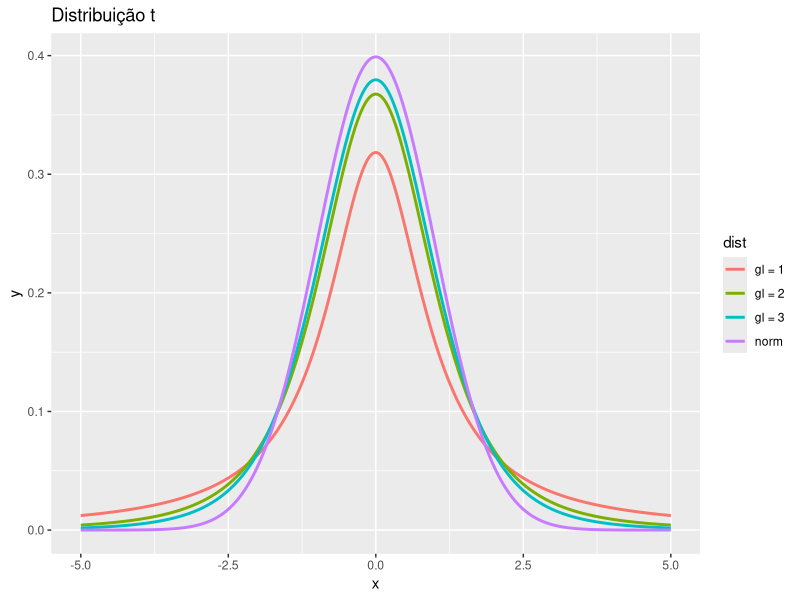
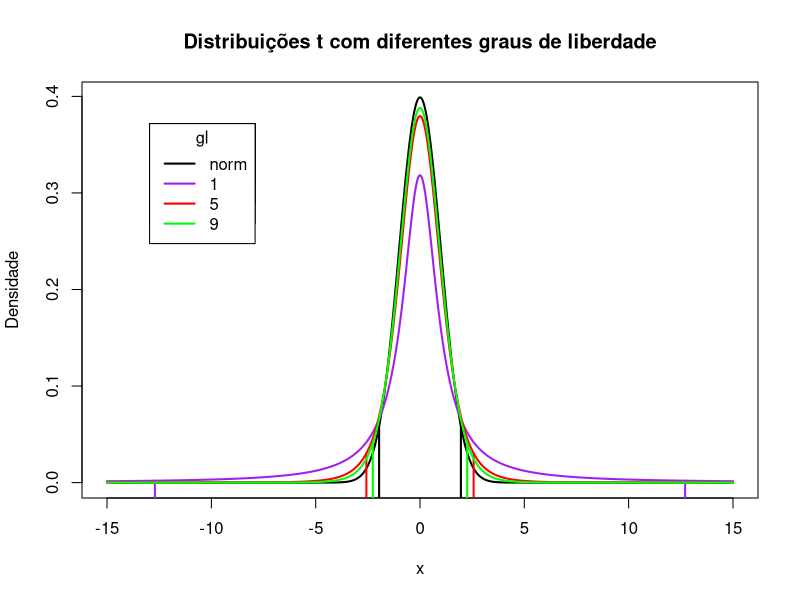
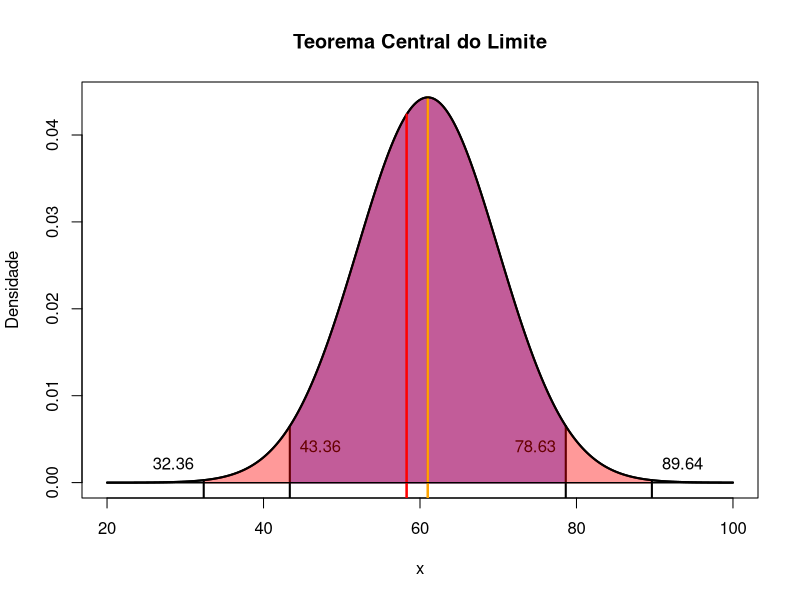
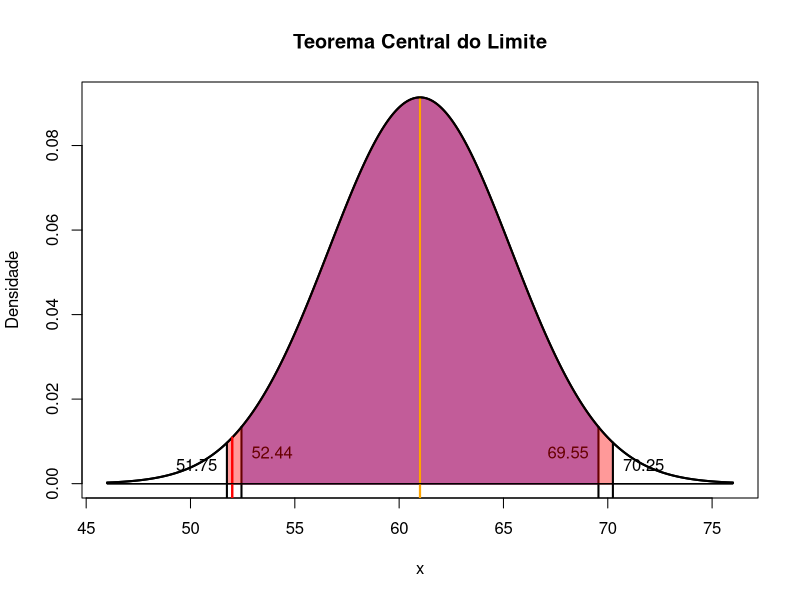
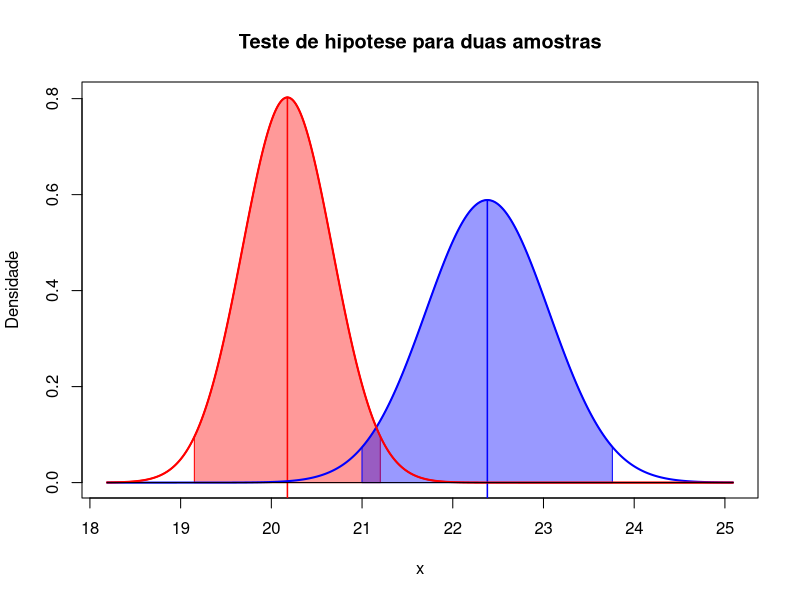
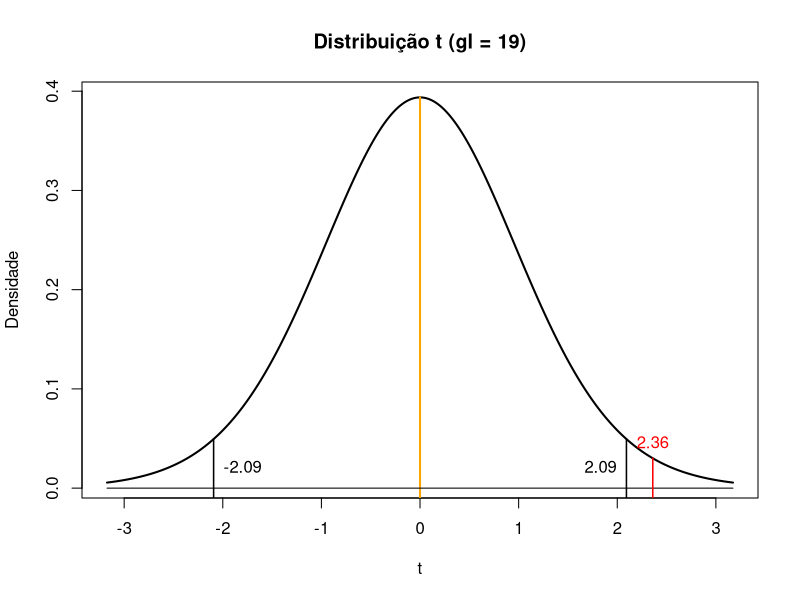
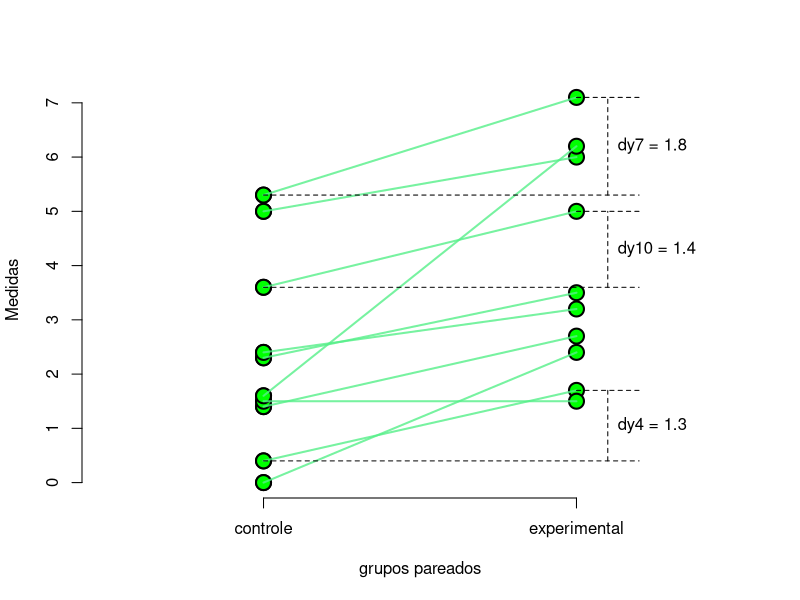
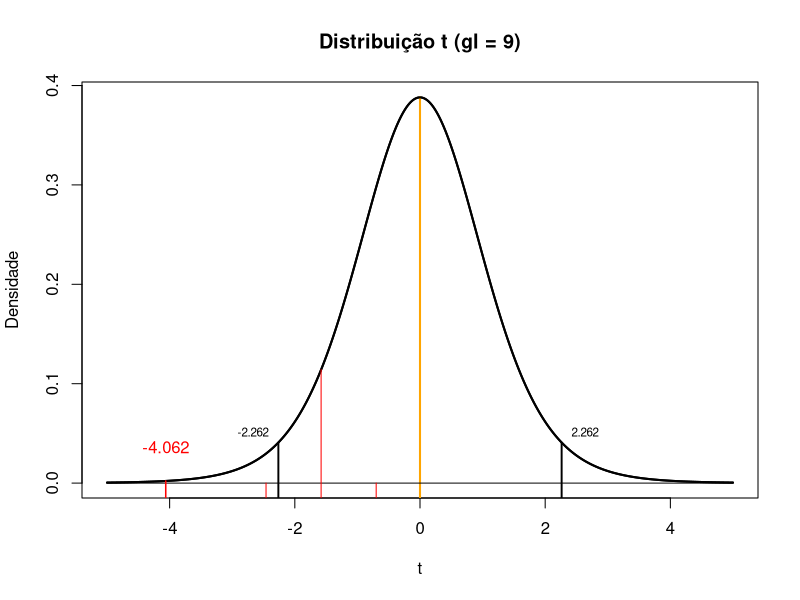

Generate these figures, in order, with R:
## ---- chunk 1
knitr::opts_chunk$set(echo = TRUE)
## ---- chunk 2
library(ggplot2)

k <- 1000
xvals <- seq(-5, 5, length = k)

d <- data.frame(y = c(dt(xvals, 1), dt(xvals, 3), dt(xvals, 5), dnorm(xvals)),
                x = xvals,
                dist = factor(rep(c("gl = 1", "gl = 2", "gl = 3", "norm"), c(k,k,k,k))))
g <- ggplot(d, aes(x = x, y = y)) 
g <- g + geom_line(size = 1, aes(colour = dist)) + xlab("x") + ggtitle("Distribuição t")
g

## ---- chunk 3
x <- seq(-15, 15, .01)

df <- c(1, 5, 9)
colors <- c("black", "purple", "red", "green")
labels <- c("norm", df[1], df[2], df[3])

# curva normal padrao
plot(x, dnorm(x), xlab="x", type="l", lwd = 2,
     ylab="Densidade", main="Distribuições t com diferentes graus de liberdade")
xt <- 1.96; yt <- dnorm(xt)
lines(c(xt,xt), c(-1,yt), lwd=2)
lines(c(-xt,-xt), c(-1,yt), lwd=2)
legend("topleft", inset=.1, title="gl",
       labels[1], lwd=2, lty=1, col=colors[1])

# curvas t

for(i in 1:3){
  legend("topleft", inset=.1, title="gl", labels[1:(i+1)], lwd=2, lty=1, col=colors[1:(i+1)])
  lines(x, dt(x,df[i]), lwd=2, col=colors[i+1])
  xt <- qt(.975,df[i]); yt  <- dt(xt, df[i])
  lines(c(xt,xt), c(-1,yt), lwd=2, col=colors[i+1])
  lines(c(-xt,-xt), c(-1,yt), lwd=2, col=colors[i+1])
}

## ---- chunk 4
rm(list = ls(all = TRUE))

cores=c("red", "blue")

n <- 4

media1 <- 58.29

media2 <- 61
ep2 <- 18/sqrt(n)

nc <- 0.95 # nivel de confianca
alpha <- 1 - nc # nivel de significancia

cn2 <- function(x) {dnorm(x,media2,ep2)} # curva normal

lim <- c(20,100)
x <- seq(lim[1], lim[2], by = 0.01)

# curva normal
plot(x, cn2(x), ylab="Densidade", xlab="x",
     main="Teorema Central do Limite", type="n", lwd=2)
lines(c(media2, media2), c(-1, cn2(media2)), lwd=2, col="orange") # media2
lines(lim,c(0,0))

# intervalo de confianca 95% da curva normal
ic <- seq(media2+qnorm(alpha/2)*ep2, media2+qnorm(nc+alpha/2)*ep2, by = 0.01)
polygon(c(min(ic), ic, max(ic)), c(0, cn2(ic),0), col=scales::alpha(col=cores[2],.4), border=cores[2])

# limites do intervalo de confianca
ll <- min(ic)
ul <- max(ic)

# reforca as linhas
lines(c(media2, media2), c(-1,max(cn2(x))), col="orange", lwd=2) # media2
lines(c(ll, ll), c(-1, cn2(ll)), lwd=2) # ll
lines(c(ul, ul), c(-1, cn2(ul)), lwd=2) # ll
lines(x,cn2(x),lwd=2, type="l")
lines(lim,c(0,0))

lines(c(media1, media1), c(-1, cn2(media1)), lwd=2, col="red") # media1
lines(lim,c(0,0))
text(ll,0.004,round(ll,2),pos=4)
text(ul,0.004,round(ul,2),pos=2)

# intervalo de confianca 95% - student
ic <- seq(media2+qt(alpha/2,n-1)*ep2, media2+qt(nc+alpha/2,n-1)*ep2, by = 0.01)
polygon(c(min(ic), ic, max(ic)), c(0, cn2(ic),0), col=scales::alpha(col=cores[1],.4), border=cores[1])

# limites do intervalo de confianca
ll <- min(ic)
ul <- max(ic)

# reforca as linhas
lines(c(media2, media2), c(-1,max(cn2(x))), col="orange", lwd=2) # media2
lines(c(ll, ll), c(-1, cn2(ll)), lwd=2) # ll
lines(c(ul, ul), c(-1, cn2(ul)), lwd=2) # ll
lines(x,cn2(x),lwd=2, type="l")
lines(lim,c(0,0))

lines(c(media1, media1), c(-1, cn2(media1)), lwd=2, col="red") # media1
lines(lim,c(0,0))
text(ll,0.002,round(ll,2),pos=2)
text(ul,0.002,round(ul,2),pos=4)

## ---- chunk 5
rm(list = ls(all = TRUE))

cores=c("red", "blue")

# a1 <- c(81.16598, 37.90000, 66.07775, 58.78311)
n <- 17

media1 <- 52

media2 <- 61
ep2 <- 18/sqrt(n)

nc <- 0.95 # nivel de confianca
alpha <- 1 - nc # nivel de significancia

cn2 <- function(x) {dnorm(x,media2,ep2)} # curva normal

lim <- c(46,76)
x <- seq(lim[1], lim[2], by = 0.01)

# curva normal
plot(x, cn2(x), ylab="Densidade", xlab="x",
     main="Teorema Central do Limite", type="n", lwd=2)
lines(c(media2, media2), c(-1, cn2(media2)), lwd=2, col="orange") # media2
lines(lim,c(0,0))

# intervalo de confianca 95% - curva normal
ic <- seq(media2+qnorm(alpha/2)*ep2, media2+qnorm(nc+alpha/2)*ep2, by = 0.01)
polygon(c(min(ic), ic, max(ic)), c(0, cn2(ic),0), col=scales::alpha(col=cores[2],.4), border=cores[2])

# limites do intervalo de confianca
ll <- min(ic)
ul <- max(ic)

# reforca as linhas
lines(c(media2, media2), c(-1,max(cn2(x))), col="orange", lwd=2) # media2
lines(c(ll, ll), c(-1, cn2(ll)), lwd=2) # ll
lines(c(ul, ul), c(-1, cn2(ul)), lwd=2) # ll
lines(x,cn2(x),lwd=2, type="l")
lines(lim,c(0,0))

lines(c(media1, media1), c(-1, cn2(media1)), lwd=2, col="red") # media1
lines(lim,c(0,0))
text(ll,0.007,round(ll,2),pos=4)
text(ul,0.007,round(ul,2),pos=2)

# intervalo de confianca 95% - student
ic <- seq(media2+qt(alpha/2,n-1)*ep2, media2+qt(nc+alpha/2,n-1)*ep2, by = 0.01)
polygon(c(min(ic), ic, max(ic)), c(0, cn2(ic),0), col=scales::alpha(col=cores[1],.4), border=cores[1])

# limites do intervalo de confianca
ll <- min(ic)
ul <- max(ic)

# reforca as linhas
lines(c(media2, media2), c(-1,max(cn2(x))), col="orange", lwd=2) # media2
lines(c(ll, ll), c(-1, cn2(ll)), lwd=2) # ll
lines(c(ul, ul), c(-1, cn2(ul)), lwd=2) # ll
lines(x,cn2(x),lwd=2, type="l")
lines(lim,c(0,0))

lines(c(media1, media1), c(-1, cn2(media1)), lwd=2, col="red") # media1
lines(lim,c(0,0))
text(ll,0.004,round(ll,2),pos=2)
text(ul,0.004,round(ul,2),pos=4)

## ---- chunk 6
rm(list = ls(all = TRUE))
cores=c("red", "blue")

# amostras
set.seed(76453)
a1 <- rnorm(25,21,2.7)
a2 <- rnorm(32,24,5)

nc <- 0.95
n1 <- length(a1); n2 <- length(a2)
media1 <- mean(a1); media2 <- mean(a2)
dp1 <- sd(a1); dp2 <-  sd(a2)
ep1 <- dp1/sqrt(n1); ep2 <- dp2/sqrt(n2)

# eixo x das curvas
lim <- c(
  min(c(media1+c(-4,4)*ep1, media2+c(-4,4)*ep2)), 
  max(c(media1+c(-4,4)*ep1, media2+c(-4,4)*ep2))
)

x <- seq(lim[1], lim[2], by = 0.01)

# curva normal
cn1 <- function(x) {dnorm(x,media1,ep1)} # curva normal 1
cn2 <- function(x) {dnorm(x,media2,ep2)} # curva normal 2
  
# traca a curva 1
plot(x,cn1(x),ylab="Densidade",xlab="x",
         main="Teste de hipotese para duas amostras",type="l",lwd=1.5, col=cores[1])

# intervalos de confianca
xI11 <- media1 - qt(nc+(1-nc)/2,n1-1)*ep1
xI12 <- media1 + qt(nc+(1-nc)/2,n1-1)*ep1
xI21 <- media2 - qt(nc+(1-nc)/2,n2-1)*ep2
xI22 <- media2 + qt(nc+(1-nc)/2,n2-1)*ep2

ic <- seq(xI11, xI12, by = 0.01)
polygon(c(min(ic), ic, max(ic)), c(0, cn1(ic),0), col=scales::alpha(col=cores[1],.4), border = cores[1])

ic <- seq(xI21, xI22, by = 0.01)
polygon(c(min(ic), ic, max(ic)), c(0, cn2(ic),0), col=scales::alpha(col=cores[2],.4), border = cores[2])

# linhas das medias
lines(c(media1,media1),c(-1,cn1(media1)),lwd=1.5, col = cores[1])
lines(c(media2,media2),c(-1,cn2(media2)),lwd=1.5, col = cores[2])

# linha das curvas
if(!is.null(dp2)) lines(x,cn2(x),lwd=2, col = cores[2])
if(!is.null(dp1)) lines(x,cn1(x),lwd=2, col = cores[1])

# linha horizontal em zero
lines(lim,c(0,0))

sprintf("ic11: m1 - %4.3f * %4.3f = %4.3f  ic12: m1 + %4.3f * %4.3f = %4.3f", 
          qt(nc+(1-nc)/2,n1-1), ep1, xI11,
          qt(nc+(1-nc)/2,n1-1), ep1, xI12)

sprintf("ic21: m2 - %4.3f * %4.3f = %4.3f  ic22: m2 + %4.3f * %4.3f = %4.3f", 
          qt(nc+(1-nc)/2,n2-1), ep2, xI21,
          qt(nc+(1-nc)/2,n2-1), ep2, xI22)

## ---- chunk 7
rm(list = ls(all = TRUE))

cores=c("red", "blue")

n <- 20

nc <- 0.95 # nivel de confianca
alpha <- 1 - nc # nivel de significancia

ct1 <- function(t, gl) {dt(t, gl)} # curva de student

lim <- c(qt(.0025, n-1), qt(.9975, n-1))
t <- seq(lim[1], lim[2], by = 0.001)

# curva t
plot(t, ct1(t, n-1), ylab="Densidade", xlab="t",
     main=paste0("Distribuição t (gl = ", n-1, ")"), type="l", lwd=2)
lines(c(0,0), c(-1, ct1(0, n-1)), lwd=2, col="orange") 
lines(lim,c(0,0))

# limites do intervalo de confianca
ll <- qt(alpha/2,n-1)
ul <- qt(nc+alpha/2,n-1)

# linhas do intervalo de confianca
lines(c(ll, ll), c(-1, ct1(ll, n-1)), lwd=1.5) # ll
lines(c(ul, ul), c(-1, ct1(ul, n-1)), lwd=1.5) # ul

# intervalo de confianca 95% - student
ic <- seq(ll, ul, by = 0.01)

# medias
sq <- 51.5
media <- 61
dp <- 18

tgl <- (media - sq)/(dp/sqrt(n))
# linha tgl
lines(c(tgl,tgl), c(-1,ct1(tgl, n-1)), col="red", lwd=1.5)

text(tgl, c(-1,ct1(tgl, n-1)), round(tgl,2), col="red", pos=3)
text(ll, 0.02, round(ll,2), pos = 4)
text(ul, 0.02, round(ul,2), pos = 2)

## ---- chunk 8
rm(list = ls(all = TRUE))

# Grafico 1
data(sleep)
g <- sleep$extra + abs(min(sleep$extra))
g1 <- g[1 : 10]; g2 <- g[11 : 20]; n <- 10
plot(c(0.5, 2.5), range(g1, g2), type = "n", frame = FALSE, xlab = "grupos pareados", ylab = "Medidas", axes = FALSE)
axis(2)
axis(1, at = 1 : 2, labels = c("controle", "experimental"))
for (i in 1 : n) points(1, g1[i], lwd = 2, col = "black", bg = "green", pch = 21, cex = 2)
for (i in 1 : n) points(c(1, 2), c(g1[i], g2[i]), lwd = 2, col = "black", bg = "green", pch = 21, cex = 2)
for (i in 1 : n) lines(c(1, 2), c(g1[i], g2[i]), lwd = 2, col=scales::alpha(col="#55EE88",.8))

for(i in c(7, 10, 4)){
  lines(c(1,2.2), c(g1[i],g1[i]), lty=2)
  lines(c(2,2.2), c(g2[i],g2[i]), lty=2)
  lines(c(2.1,2.1), c(g1[i],g2[i]), lty=2)
  text(2.1, mean(c(g1[i],g2[i])), paste0("dy",i," = ",g2[i]-g1[i]), pos=4)
}


# Grafico 2
cores=c("red", "blue")

n <- 10
nc <- 0.95 # nivel de confianca
alpha <- 1 - nc # nivel de significancia

ct1 <- function(t, gl) {dt(t, gl)} # curva de student

#lim <- c(qt(.0025, n-1), qt(.9975, n-1))
lim <- c(-5,5)
t <- seq(lim[1], lim[2], by = 0.001)

# curva t
plot(t, ct1(t, n-1), ylab="Densidade", xlab="t",
     main=paste0("Distribuição t (gl = ", n-1, ")"), type="l", lwd=2)
lines(c(0,0), c(-1, ct1(0, n-1)), lwd=2, col="orange") 
lines(lim,c(0,0))

# limites do intervalo de confianca
ll <- qt(alpha/2,n-1)
ul <- qt(nc+alpha/2,n-1)

# linhas do intervalo de confianca
lines(c(ll, ll), c(-1, ct1(ll, n-1)), lwd=1.5) # ll
lines(c(ul, ul), c(-1, ct1(ul, n-1)), lwd=1.5) # ul
text(ll,0.05,round(ll,3), pos = 2, cex = 0.7)
text(ul,0.05,round(ul,3), pos = 4, cex = 0.7)

# intervalo de confianca 95% - student
ic <- seq(ll, ul, by = 0.01)

# linhas do intervalo de confianca e principal
lines(c(ll, ll), c(-1, ct1(ll, n-1)), lwd=1.5) # ll
lines(c(ul, ul), c(-1, ct1(ul, n-1)), lwd=1.5) # ul
lines(t,ct1(t, n-1),lwd=2, type="l")

# medias
dif <- g1-g2
dif_media <- mean(dif)
dp <- sd(dif)

tgl <- (dif_media)/(dp/sqrt(n))

# intervalo confianca
ll <- dif_media + qt(alpha/2,n-1)*dp/sqrt(length(g1))
ul <- dif_media + qt(nc+alpha/2,n-1)*dp/sqrt(length(g1))
lines(c(dif_media, dif_media), c(-1, ct1(dif_media, n-1)), col="red")
lines(c(ll, ll), c(-1, 0), col="red")
lines(c(ul, ul), c(-1, 0), col="red")

# linha tgl
lines(c(tgl,tgl), c(-1,ct1(tgl, n-1)), col="red", lwd=1.5)
text(tgl,0.02,round(tgl,3), pos = 3, col="red")
## ---- chunk 9
rm(list = ls(all = TRUE))

cores=c("red", "blue")

n1 <- 25
n2 <- 30
n <- n1 + n2
gl <- n - 2 

nc <- 0.95 # nivel de confianca
alpha <- 1 - nc # nivel de significancia

ct1 <- function(t, gl) {dt(t, gl)} # curva de student

lim <- c(qt(.0025, gl), qt(.9975, gl))
t <- seq(lim[1], lim[2], by = 0.001)

# curva t
plot(t, ct1(t, gl), ylab="Densidade", xlab="t",
     main=paste0("Distribuição t (gl = n1 + n2 - 2 = ", gl, ")"), type="l", lwd=2)
lines(c(0,0), c(-1, ct1(0, gl)), lwd=2, col="orange") 
lines(lim,c(0,0))

# limites do intervalo de confianca
ll <- qt(alpha/2,gl)
ul <- qt(nc+alpha/2,gl)

# linhas do intervalo de confianca
lines(c(ll, ll), c(-1, ct1(ll, gl)), lwd=1.5) # ll
lines(c(ul, ul), c(-1, ct1(ul, gl)), lwd=1.5) # ul
text(ll,0.02,round(ll,3), pos = 4)
text(ul,0.02,round(ul,3), pos = 2)

# intervalo de confianca 95% - student
ic <- seq(ll, ul, by = 0.01)

# medias
media1 <- 22
s1 <- 1.4
media2 <- 21
s2 <- 1.5

sp2 <- ((n1-1)*s1^2 + (n2-1)*s2^2) / (n1+n2-2)

EP <- sqrt(sp2) * sqrt((1/n1) + (1/n2))

tgl <- (media1 - media2) / EP

# linha tgl
lines(c(tgl,tgl), c(-1,ct1(tgl, gl)), col="red", lwd=1.5)
text(tgl,0.02,round(tgl,3), pos = 3, col="red")

sprintf("Variância ponderada: sp2 = ((n1-1)*s1^2 + (n2-1)*s2^2) / (n1+n2-2) = %4.3f", sp2)
sprintf("Erro Padrão: EP = sqrt(sp2) * sqrt((1/n1) + (1/n2)) = %4.3f", EP)
sprintf("Estatística t: t = (media1 - media2) / EP = %4.3f", tgl)

## ---- chunk 10
rm(list = ls(all = TRUE))

cores=c("red", "blue")

# medias
media1 <- 22
s1 <- 1.3
n1 <- 23
media2 <- 21.5
s2 <- 2.7
n2 <- 32

# graus de liberdade
gl <- (s1^2/n1 + s2^2/n2)^2 / ((s1^2/n1)^2/(n1-1) + (s2^2/n2)^2/(n2-1)) 

nc <- 0.95 # nivel de confianca
alpha <- 1 - nc # nivel de significancia

ct1 <- function(t, gl) {dt(t, gl)} # curva de student

lim <- c(qt(.0025, gl), qt(.9975, gl))
t <- seq(lim[1], lim[2], by = 0.001)

# curva t
plot(t, ct1(t, gl), ylab="Densidade", xlab="t",
     main=paste0("Distribuição t (gl = ", round(gl,3), ")"), type="l", lwd=2)
lines(c(0,0), c(-1, ct1(0, gl)), lwd=2, col="orange") 
lines(lim,c(0,0))

# limites do intervalo de confianca
ll <- qt(alpha/2,gl)
ul <- qt(nc+alpha/2,gl)

# linhas do intervalo de confianca
lines(c(ll, ll), c(-1, ct1(ll, gl)), lwd=1.5) # ll
lines(c(ul, ul), c(-1, ct1(ul, gl)), lwd=1.5) # ul
text(ll,0.02,round(ll,3), pos = 4)
text(ul,0.02,round(ul,3), pos = 2)

# intervalo de confianca 95% - student
ic <- seq(ll, ul, by = 0.01)

EP <- sqrt( s1^2/n1 + s2^2/n2 )

tgl <- (media1 - media2) / EP

# linha tgl
lines(c(tgl,tgl), c(-1,ct1(tgl, gl)), col="red", lwd=1.5)
text(tgl,0.02,round(tgl,3), pos = 3, col="red")


sprintf("Graus de liberdade: gl = gl <- (s1^2/n1 + s2^2/n2)^2 / ((s1^2/n1)^2/(n1-1) + (s2^2/n2)^2/(n2-1)) = %4.3f", gl)
sprintf("Erro Padrão: EP = sqrt( s1^2/n1 + s2^2/n2 ) = %4.3f", EP)
sprintf("Estatística t: t = (media1 - media2) / EP = %4.3f", tgl)

## ---- chunk 11
# status-quo
sq <- 51.5

x <- c(93.40688, 34.99308, 52.19035, 33.00398, 60.85803,
       80.15329, 47.01693, 69.04670, 55.44296, 85.34853,
       58.32174, 87.11655, 53.80200, 53.63225, 61.70659,
       40.72228, 61.10561, 66.04668, 86.28181, 39.82519)

t.test(x, mu=sq)

## ---- chunk 12
# grupos pareados
a1 <- c(2.3, 0.0, 1.4, 0.4, 1.5, 5.0, 5.3, 2.4, 1.6, 3.6)
a2 <- c(3.5, 2.4, 2.7, 1.7, 1.5, 6.0, 7.1, 3.2, 6.2, 5.0)

t.test(a1, a2, paired = TRUE, var.equal = TRUE)

## ---- chunk 13
# grupos independentes - variancias iguais
#set.seed(57830)
# a1 <- rnorm(25, 21.989, 1.1535)
a1 <- c(24.18751, 20.00562, 21.22403, 19.86628, 21.83883,
        23.20288, 20.85793, 22.44734, 21.45421, 23.57761,
        21.65793, 23.69565, 21.33809, 21.33315, 21.90242,
        20.41248, 21.89598, 22.21946, 23.63658, 20.34899,
        21.58881, 20.59255, 24.85809, 24.25010, 21.61999)

#set.seed(57830)
#a2 <- rnorm(30, 20.91, 1.3465)
a2 <- c(23.47635, 18.59477, 20.01704, 18.43211, 20.73471,
        22.32699, 19.58968, 21.44502, 20.28573, 22.76441, 
        20.52354, 22.90220, 20.15018, 20.14442, 20.80894,
        19.06970, 20.80142, 21.17903, 22.83325, 18.99559,
        20.44286, 19.27990, 24.25914, 23.54942, 20.47925,
        21.10211, 21.41440, 21.26698, 21.34999, 21.78228)

t.test(a1, a2, var.equal = TRUE)

media1 <- mean(a1)
s1 <- sd(a1)
n1 <- length(a1)
media2 <- mean(a2)
s2 <- sd(a2)
n2 <- length(a2)

sp2 <- ((n1-1)*s1^2 + (n2-1)*s2^2) / (n1+n2-2)

ep <- sqrt(sp2)*sqrt((1/n1)+(1/n2))

(media1 - media2) + c(-1,1)*qt(.975, 53)*ep

## ---- chunk 14
# grupos independentes - variancias diferentes
#set.seed(578301)
# a1 <- rnorm(23, 21.98, 1.168)
a1 <- c(22.55839, 22.54998, 23.78845, 20.58032, 22.28616,
        23.66850, 21.87726, 24.85481, 20.58217, 20.60274,
        21.59821, 22.17370, 22.06624, 23.41259, 20.62497,
        21.84104, 22.05482, 20.98034, 22.70375, 22.27651,
        20.54948, 19.28819, 23.08621)

#set.seed(57830)
#a2 <- rnorm(32, 21.2627, 2.43025)
a2 <- c(25.89462, 17.08402, 19.65103, 16.79044, 20.94632,
        23.82017, 18.87970, 22.22834, 20.13598, 24.60966,
        20.56519, 24.85836, 19.89132, 19.88092, 21.08029,
        17.94120, 21.06673, 21.74825, 24.73390, 17.80745,
        20.41957, 18.32058, 27.30744, 26.02649, 20.48526,
        21.60943, 22.17308, 21.90701, 22.05682, 22.83704,
        24.93095, 20.31521)

t.test(a1, a2)

media1 <- mean(a1)
s1 <- sd(a1)
n1 <- length(a1)
media2 <- mean(a2)
s2 <- sd(a2)
n2 <- length(a2)

ep <- sqrt( (s1^2 / n1) + (s2^2 / n2) )

gl<- (((s1^2 / n1) + (s2^2 / n2))^2) / 
        ((((s1^2 / n1)^2)/(n1-1)) + (((s2^2 / n2)^2)/(n2-1)))

(media1 - media2) + c(-1,1)*qt(.975, gl)*ep

